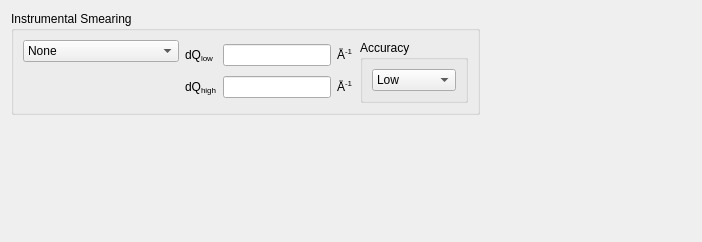
<?xml version="1.0" encoding="UTF-8"?>
<ui version="4.0">
 <class>SmearingWidgetUI</class>
 <widget class="QWidget" name="SmearingWidgetUI">
  <property name="geometry">
   <rect>
    <x>0</x>
    <y>0</y>
    <width>702</width>
    <height>242</height>
   </rect>
  </property>
  <property name="windowTitle">
   <string>Form</string>
  </property>
  <layout class="QGridLayout" name="gridLayout_4">
   <item row="0" column="0">
    <widget class="QGroupBox" name="groupBox_4">
     <property name="sizePolicy">
      <sizepolicy hsizetype="Preferred" vsizetype="Fixed">
       <horstretch>0</horstretch>
       <verstretch>0</verstretch>
      </sizepolicy>
     </property>
     <property name="title">
      <string>Instrumental Smearing</string>
     </property>
     <layout class="QGridLayout" name="gridLayout_3">
      <item row="0" column="0">
       <layout class="QGridLayout" name="gridLayout_2">
        <item row="0" column="0">
         <widget class="QComboBox" name="cbSmearing">
          <property name="currentIndex">
           <number>0</number>
          </property>
          <property name="sizeAdjustPolicy">
           <enum>QComboBox::AdjustToContents</enum>
          </property>
          <item>
           <property name="text">
            <string>None</string>
           </property>
          </item>
          <item>
           <property name="text">
            <string>Use dQ Data</string>
           </property>
          </item>
          <item>
           <property name="text">
            <string>Custom Pinhole Smear</string>
           </property>
          </item>
          <item>
           <property name="text">
            <string>Custom Slit Smear</string>
           </property>
          </item>
          <item>
           <property name="text">
            <string>Hankel Transform</string>
           </property>
          </item>
         </widget>
        </item>
        <item row="0" column="1" rowspan="2">
         <layout class="QGridLayout" name="gridLayout_11">
          <item row="0" column="0">
           <widget class="QLabel" name="lblSmearUp">
            <property name="text">
             <string>&lt;html&gt;&lt;head/&gt;&lt;body&gt;&lt;p&gt;dQ&lt;span style=&quot; vertical-align:sub;&quot;&gt;low&lt;/span&gt;&lt;/p&gt;&lt;/body&gt;&lt;/html&gt;</string>
            </property>
           </widget>
          </item>
          <item row="0" column="1">
           <widget class="QLineEdit" name="txtSmearUp"/>
          </item>
          <item row="0" column="2">
           <widget class="QLabel" name="lblUnitUp">
            <property name="text">
             <string>&lt;html&gt;&lt;head/&gt;&lt;body&gt;&lt;p&gt;Å&lt;span style=&quot; vertical-align:super;&quot;&gt;-1&lt;/span&gt;&lt;/p&gt;&lt;/body&gt;&lt;/html&gt;</string>
            </property>
           </widget>
          </item>
          <item row="1" column="0">
           <widget class="QLabel" name="lblSmearDown">
            <property name="text">
             <string>&lt;html&gt;&lt;head/&gt;&lt;body&gt;&lt;p&gt;dQ&lt;span style=&quot; vertical-align:sub;&quot;&gt;high&lt;/span&gt;&lt;/p&gt;&lt;/body&gt;&lt;/html&gt;</string>
            </property>
           </widget>
          </item>
          <item row="1" column="1">
           <widget class="QLineEdit" name="txtSmearDown"/>
          </item>
          <item row="1" column="2">
           <widget class="QLabel" name="lblUnitDown">
            <property name="text">
             <string>&lt;html&gt;&lt;head/&gt;&lt;body&gt;&lt;p&gt;Å&lt;span style=&quot; vertical-align:super;&quot;&gt;-1&lt;/span&gt;&lt;/p&gt;&lt;/body&gt;&lt;/html&gt;</string>
            </property>
           </widget>
          </item>
         </layout>
        </item>
        <item row="0" column="2" rowspan="2">
         <widget class="QGroupBox" name="gAccuracy">
          <property name="title">
           <string>Accuracy</string>
          </property>
          <property name="toolTip">
             <string>&lt;html&gt;&lt;head/&gt;&lt;body&gt;&lt;p&gt;Higher accuracy is very expensive. Use it with care!&lt;/p&gt;&lt;/body&gt;&lt;/html&gt;</string>
          </property>
          <layout class="QGridLayout" name="gridLayout">
           <item row="0" column="0">
            <widget class="QComboBox" name="cbAccuracy">
             <item>
              <property name="text">
               <string>Low</string>
              </property>
             </item>
             <item>
              <property name="text">
               <string>Medium</string>
              </property>
             </item>
             <item>
              <property name="text">
               <string>High</string>
              </property>
             </item>
             <item>
              <property name="text">
               <string>Extra high</string>
              </property>
             </item>
            </widget>
           </item>
          </layout>
         </widget>
        </item>
        <item row="1" column="0">
         <spacer name="verticalSpacer_2">
          <property name="orientation">
           <enum>Qt::Vertical</enum>
          </property>
          <property name="sizeHint" stdset="0">
           <size>
            <width>20</width>
            <height>18</height>
           </size>
          </property>
         </spacer>
        </item>
       </layout>
      </item>
     </layout>
    </widget>
   </item>
   <item row="0" column="1">
    <spacer name="horizontalSpacer_2">
     <property name="orientation">
      <enum>Qt::Horizontal</enum>
     </property>
     <property name="sizeHint" stdset="0">
      <size>
       <width>71</width>
       <height>20</height>
      </size>
     </property>
    </spacer>
   </item>
   <item row="1" column="0">
    <spacer name="verticalSpacer">
     <property name="orientation">
      <enum>Qt::Vertical</enum>
     </property>
     <property name="sizeHint" stdset="0">
      <size>
       <width>20</width>
       <height>162</height>
      </size>
     </property>
    </spacer>
   </item>
  </layout>
 </widget>
 <resources/>
 <connections/>
</ui>
